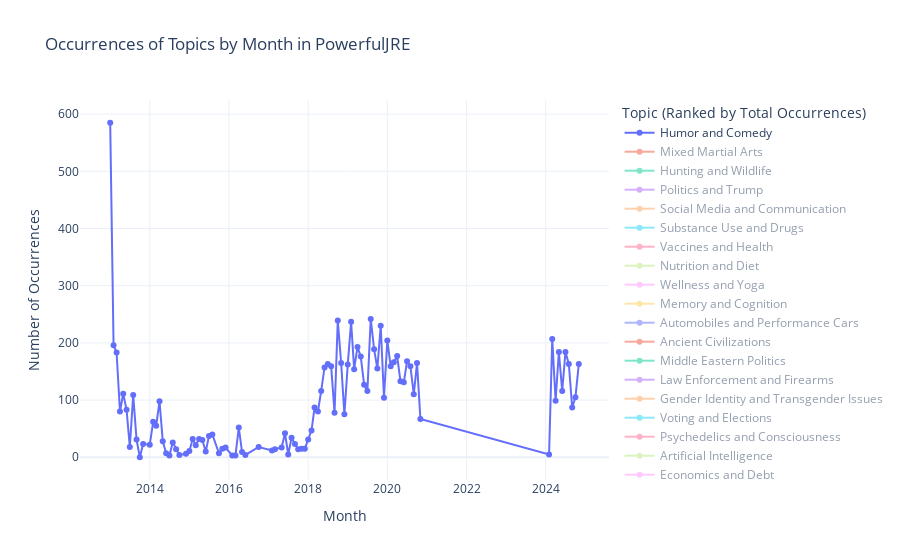

Here is the notebook cell this chart was saved with:
### Markdown cell above
## Time Series Analysis

### Code cell
def plot_topics_interactive_ranked(all_timestamps, topics, granularity):
    df = pd.DataFrame(data={"Date": all_timestamps, "Topic": topics})
    df["Date"] = pd.to_datetime(df["Date"])

    # Set time granularity
    if granularity == 'year':
        df['Time'] = df['Date'].dt.year
    elif granularity == 'month':
        df['Time'] = df['Date'].dt.to_period('M').astype(str)
    elif granularity == 'day':
        df['Time'] = df['Date'].dt.to_period('D').astype(str)
    else:
        raise ValueError("Granularity must be 'year', 'month', or 'day'")

    grouped = df.groupby(['Time', 'Topic']).size().reset_index(name='Count')
    pivot = grouped.pivot(index='Time', columns='Topic', values='Count').fillna(0)

    # Get total occurrences for each topic
    total_occurrences = pivot.sum().sort_values(ascending=False)
    fig = go.Figure()

    # Plot topics by their total number of occurrences
    for topic in total_occurrences.index:
        fig.add_trace(go.Scatter(
            x=pivot.index, 
            y=pivot[topic],
            mode='lines+markers',
            name=topic,
            visible=True if topic == total_occurrences.index[0] else "legendonly"
        ))

    fig.update_layout(
        title=f"Occurrences of Topics by {granularity.capitalize()} in {channel_name}",
        xaxis_title=granularity.capitalize(),
        yaxis_title="Number of Occurrences",
        legend_title="Topic (Ranked by Total Occurrences)",
        hovermode="x unified",
        template="plotly_white"
    )

    fig.show()

# Adjust granularity as needed, JRE goes back to 2014, NYT doesn't go back very far so we should stick with 'month'
plot_topics_interactive_ranked(new_timestamps_no_outliers, new_topics_no_outliers, granularity='month')
